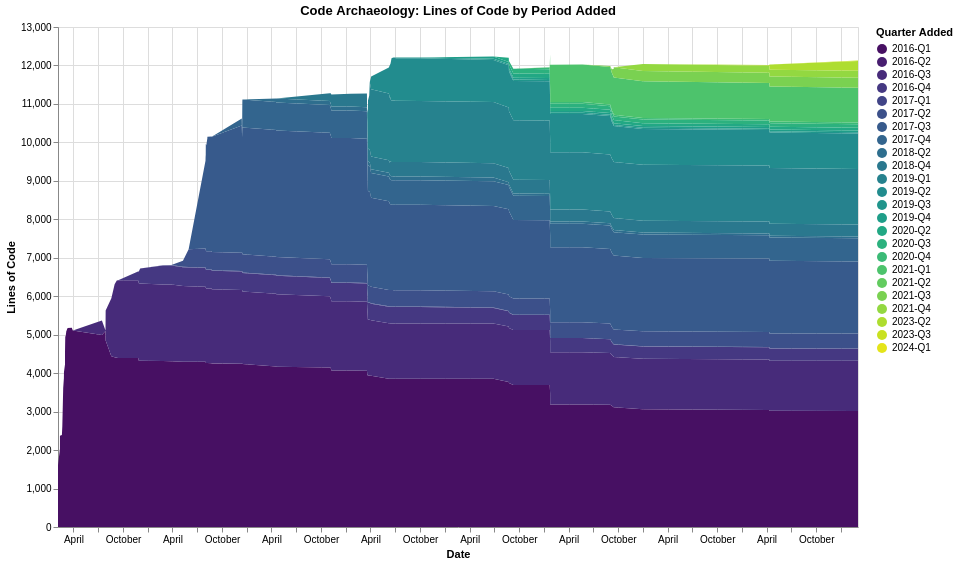

Express this chart as Vega-Lite.
### Vega-Lite specification from a JSON file in a GitHub repository (floating-point values rounded to 4 significant figures; data arrays with more than 128 entries replaced by an {"elided": "..."} marker saying what was removed)
{"$schema": "https://vega.github.io/schema/vega-lite/v6.1.0.json", "config": {"view": {"continuousHeight": 300, "continuousWidth": 300}}, "data": {"name": "data-a6d6e3401e98d80eaf2f30e99ca5ce6c"}, "datasets": {"data-a6d6e3401e98d80eaf2f30e99ca5ce6c": {"elided": "830 records"}}, "encoding": {"color": {"field": "period", "scale": {"scheme": "viridis"}, "title": "Quarter Added", "type": "ordinal"}, "order": {"field": "period", "type": "ordinal"}, "tooltip": [{"field": "commit_date", "type": "temporal"}, {"field": "period", "type": "ordinal"}, {"field": "line_count", "type": "quantitative"}], "x": {"field": "commit_date", "title": "Date", "type": "temporal"}, "y": {"field": "line_count", "title": "Lines of Code", "type": "quantitative"}}, "height": 500, "mark": {"type": "area"}, "title": "Code Archaeology: Lines of Code by Period Added", "usermeta": {"embedOptions": {}}, "width": 800}
